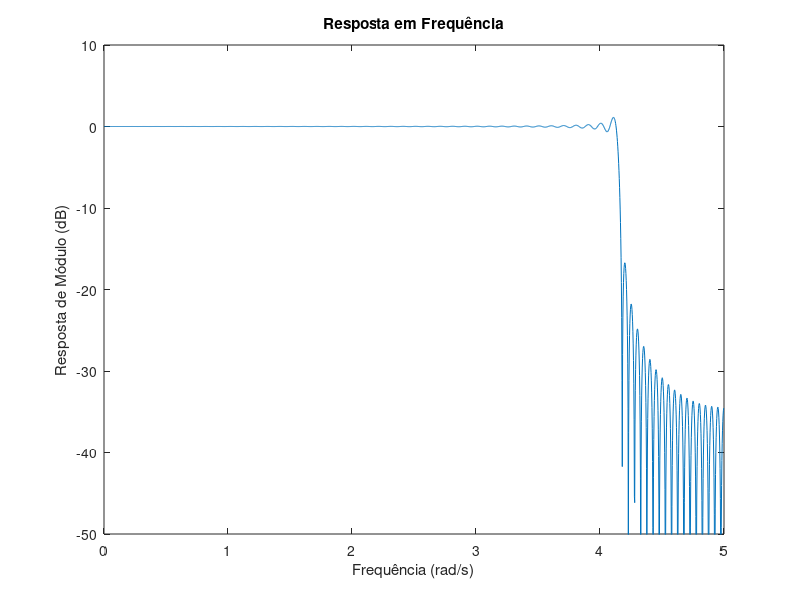
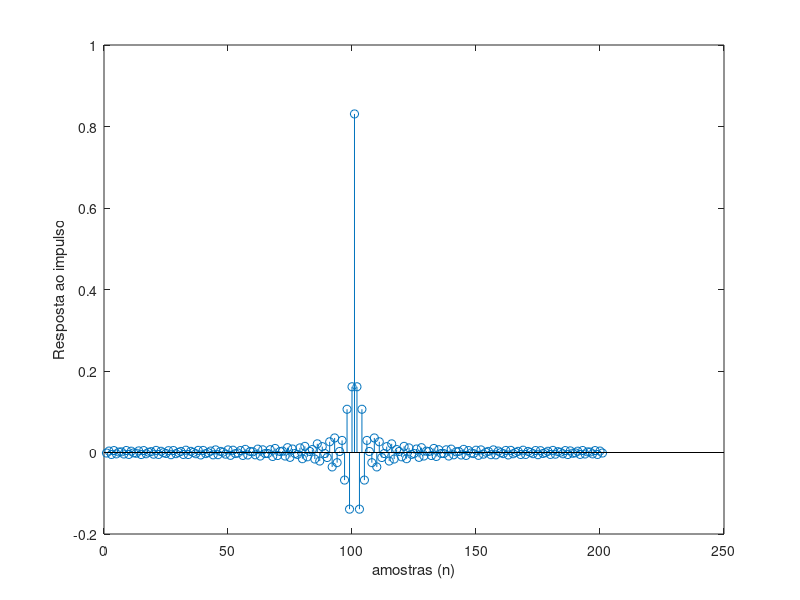

The MATLAB script that drew these images, in order:
% 1. Projete um filtro passa-baixas usando o método da amostragem em frequência que satisfaça a
% especificação a seguir:
% M = 200
% Ωp = 4,0 rad/s
% Ωr = 4,2 rad/s
% Ωs = 10,0 rad/s

clear all
M = 200;
N = M+1;
Omega_p = 4;
Omega_r = 4.2;
Omega_s = 10;
kp = floor(N*Omega_p/Omega_s);
kr = floor(N*Omega_r/Omega_s);
if (kr-kp)>1
kp=kr-1;
end

A = [ones(1,kp+1) zeros(1,M/2-kr+1)];

k = 1:M/2;
for n=0:M,
h(n+1) = A(1) + 2*sum((-1).^k.*A(k+1).*cos(pi.*k*(1+2*n)/N));
end;
h = h./N;
[H,w]=freqz(h,1,2048,Omega_s);
figure(1)
plot(w,20*log10(abs(H)))
axis([0 5 -50 10])
ylabel('Resposta de Módulo (dB)');
xlabel('Frequência (rad/s)');
title('Resposta em Frequência');

figure(2)
stem(h)
ylabel('Resposta ao impulso');
xlabel('amostras (n)');
